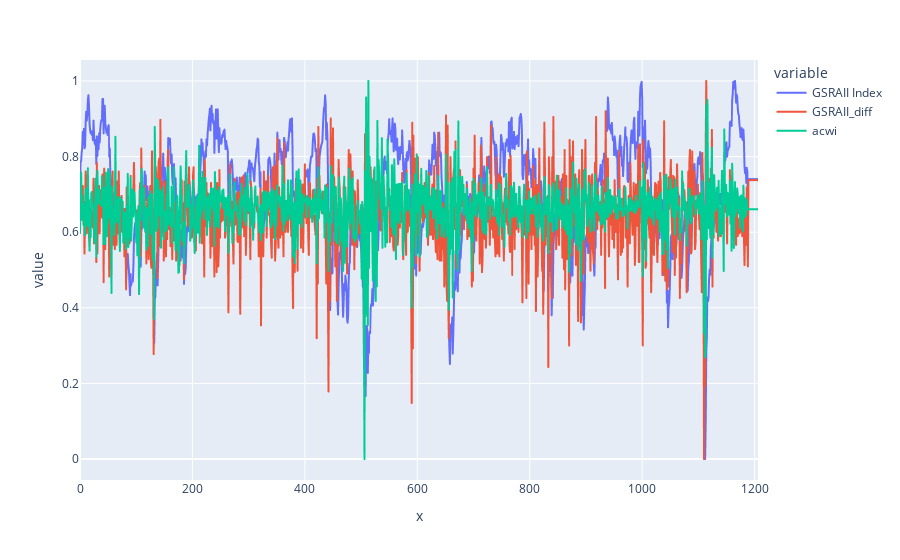

Source (notebook cell):
### Code cell
fig = px.line(df,x=range(len(df)),  y=cols, title='')
fig.show()

### Figure 1 — Plotly figure (JSON) as saved in the notebook; plotly's stock layout.template omitted (floating-point values rounded to 4 significant figures; data arrays with more than 128 entries replaced by an {"elided": "..."} marker saying what was removed)
{"data": [{"hovertemplate": "variable=GSRAII Index<br>x=%{x}<br>value=%{y}<extra></extra>", "legendgroup": "GSRAII Index", "line": {"color": "#636efa", "dash": "solid"}, "mode": "lines", "name": "GSRAII Index", "showlegend": true, "type": "scattergl", "x": {"elided": "1207 int values"}, "xaxis": "x", "y": {"elided": "1207 float values"}, "yaxis": "y"}, {"hovertemplate": "variable=GSRAII_diff<br>x=%{x}<br>value=%{y}<extra></extra>", "legendgroup": "GSRAII_diff", "line": {"color": "#EF553B", "dash": "solid"}, "mode": "lines", "name": "GSRAII_diff", "showlegend": true, "type": "scattergl", "x": {"elided": "1207 int values"}, "xaxis": "x", "y": {"elided": "1207 float values"}, "yaxis": "y"}, {"hovertemplate": "variable=acwi<br>x=%{x}<br>value=%{y}<extra></extra>", "legendgroup": "acwi", "line": {"color": "#00cc96", "dash": "solid"}, "mode": "lines", "name": "acwi", "showlegend": true, "type": "scattergl", "x": {"elided": "1207 int values"}, "xaxis": "x", "y": {"elided": "1207 float values"}, "yaxis": "y"}], "layout": {"legend": {"title": {"text": "variable"}, "tracegroupgap": 0}, "margin": {"t": 60}, "xaxis": {"anchor": "y", "domain": [0, 1], "title": {"text": "x"}}, "yaxis": {"anchor": "x", "domain": [0, 1], "title": {"text": "value"}}}}
